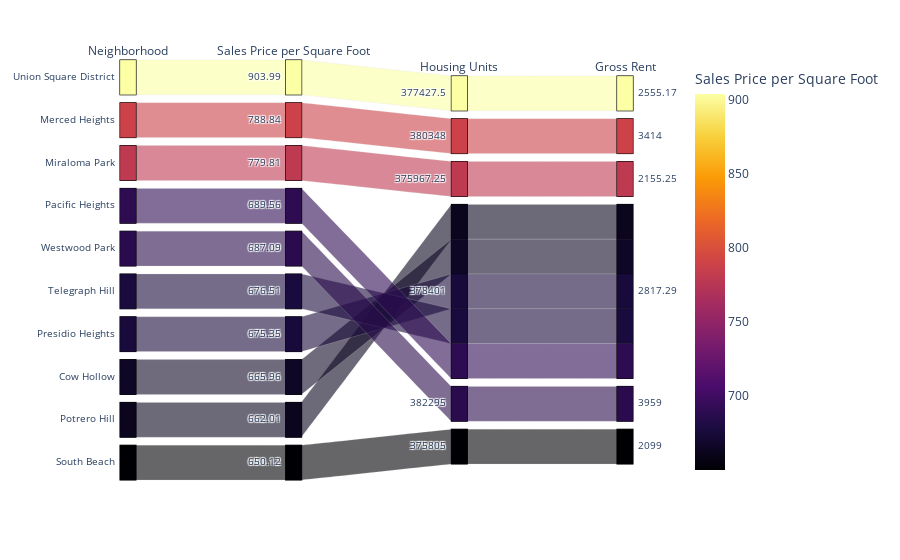

The notebook cell this image was saved under:
### Code cell
# Parallel Categories Plot


top_10_pxcat = px.parallel_categories(
    exp_neighbor_top10, 
    dimensions=["neighborhood", "Sales Price per Square Foot", "Housing Units", "Gross Rent"], 
    color="Sales Price per Square Foot", 
    color_continuous_scale=px.colors.sequential.Inferno, 
    labels={"neighborhood": "Neighborhood"})

top_10_pxcat

### Figure 1 — Plotly figure (JSON) as saved in the notebook; plotly's stock layout.template omitted (floating-point values rounded to 4 significant figures)
{"data": [{"dimensions": [{"label": "Neighborhood", "values": ["Union Square District", "Merced Heights", "Miraloma Park", "Pacific Heights", "Westwood Park", "Telegraph Hill", "Presidio Heights", "Cow Hollow", "Potrero Hill", "South Beach"]}, {"label": "Sales Price per Square Foot", "values": [904.0, 788.8, 779.8, 689.6, 687.1, 676.5, 675.4, 666.0, 662.0, 650.1]}, {"label": "Housing Units", "values": [377400.0, 380348, 376000.0, 378401, 382295, 378401, 378401, 378401, 378401, 375805]}, {"label": "Gross Rent", "values": [2555.0, 3414, 2155.0, 2817.0, 3959, 2817.0, 2817.0, 2817.0, 2817.0, 2099]}], "domain": {"x": [0, 1], "y": [0, 1]}, "line": {"color": [904.0, 788.8, 779.8, 689.6, 687.1, 676.5, 675.4, 666.0, 662.0, 650.1], "coloraxis": "coloraxis"}, "name": "", "type": "parcats"}], "layout": {"autosize": true, "coloraxis": {"colorbar": {"title": {"text": "Sales Price per Square Foot"}}, "colorscale": [[0, "#000004"], [0.1111, "#1b0c41"], [0.2222, "#4a0c6b"], [0.3333, "#781c6d"], [0.4444, "#a52c60"], [0.5556, "#cf4446"], [0.6667, "#ed6925"], [0.7778, "#fb9b06"], [0.8889, "#f7d13d"], [1, "#fcffa4"]]}, "legend": {"tracegroupgap": 0}, "margin": {"t": 60}}}
